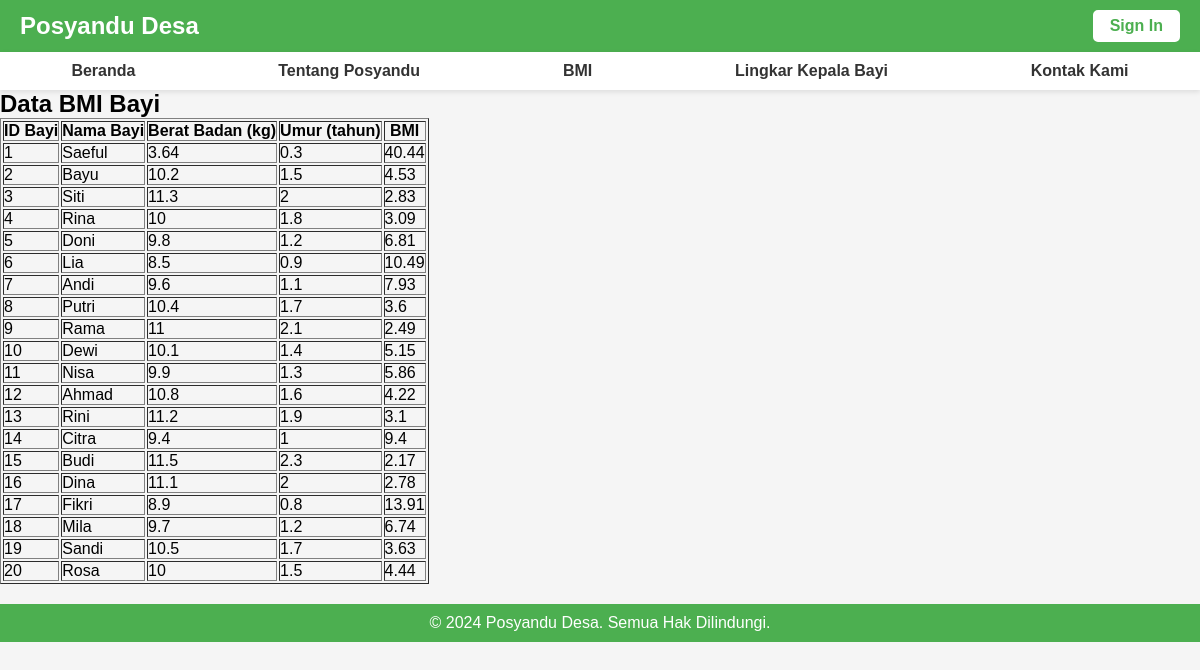
The page /BMI.php (signed in) on the database its author committed.
### tables this page shows
CREATE TABLE IF NOT EXISTS `data_bayi` (
  `id_bayi` int NOT NULL AUTO_INCREMENT,
  `id_warga` int DEFAULT NULL,
  `nama_bayi` varchar(50) DEFAULT NULL,
  `umur` float DEFAULT NULL,
  `linkar_kepala` float DEFAULT NULL,
  `bb` float DEFAULT NULL,
  `kondisi` varchar(50) DEFAULT NULL,
  PRIMARY KEY (`id_bayi`),
  KEY `id_user` (`id_warga`),
  CONSTRAINT `FK_data_bayi_data_warga` FOREIGN KEY (`id_warga`) REFERENCES `data_warga` (`id_warga`)
);

### BMI.php (the view, shortened to what this page needs)
<?php
require 'koneksi.php';
$query = "SELECT id_bayi, nama_bayi, bb, umur, (bb / (umur * umur)) AS BMI FROM `data_bayi`";
$result = mysqli_query($koneksi, $query);
?>
<!DOCTYPE html>
<html lang="id">
<head>
</head>
<body>
    <header>
        <h2>Posyandu Desa</h2>
        <a href="login.php" class="login-button">Sign In</a>
    </header>
    <nav>
        <a href="Dashboard.php">Beranda</a>
        <a href="About.php">Tentang Posyandu</a>
        <a href="BMI.php">BMI</a>
        <a href="LingkarKepala.php">Lingkar Kepala Bayi</a>
        <a href="Contact.php">Kontak Kami</a>
    </nav>
    <section class="content">
        <h1>Data BMI Bayi</h1>
        <table border="1">
            <tr>
                <th>ID Bayi</th>
                <th>Nama Bayi</th>
                <th>Berat Badan (kg)</th>
                <th>Umur (tahun)</th>
                <th>BMI</th>
            </tr>
            <?php while ($row = mysqli_fetch_assoc($result)) : ?>
            <tr>
                <td><?= htmlspecialchars($row['id_bayi']) ?></td>
                <td><?= htmlspecialchars($row['nama_bayi']) ?></td>
                <td><?= htmlspecialchars($row['bb']) ?></td>
                <td><?= htmlspecialchars($row['umur']) ?></td>
                <td><?= round($row['BMI'], 2) ?></td>
            </tr>
            <?php endwhile; ?>
        </table>
    </section>
    <footer>
        &copy; 2024 Posyandu Desa. Semua Hak Dilindungi.
    </footer>
</body>
</html>

### BMI.php (style rules this page uses)
* { margin: 0; padding: 0; box-sizing: border-box; }
body { font-family: Arial, sans-serif; background-color: #f5f5f5; }
header { display: flex; justify-content: space-between; align-items: center; background-color: #4CAF50; color: white; padding: 10px 20px; }
header h2 { margin: 0; }
.login-button { background-color: white; color: #4CAF50; padding: 5px 15px; text-decoration: none; font-weight: bold; border: 2px solid white; border-radius: 5px; transition: background-color 0.3s, color 0.3s; }
nav { display: flex; justify-content: space-around; background-color: #fff; padding: 10px 0; box-shadow: 0px 2px 5px rgba(0, 0, 0, 0.1); }
nav a { text-decoration: none; color: #333; font-weight: bold; }
footer { background-color: #4CAF50; color: white; text-align: center; padding: 10px; margin-top: 20px; }

### rows shown on the page
data_bayi: id_bayi "1", nama_bayi "Saeful", bb "3.64", umur "0.3", BMI "40.44"
data_bayi: id_bayi "2", nama_bayi "Bayu", bb "10.2", umur "1.5", BMI "4.53"
data_bayi: id_bayi "3", nama_bayi "Siti", bb "11.3", umur "2", BMI "2.83"
data_bayi: id_bayi "4", nama_bayi "Rina", bb "10", umur "1.8", BMI "3.09"
data_bayi: id_bayi "5", nama_bayi "Doni", bb "9.8", umur "1.2", BMI "6.81"
data_bayi: id_bayi "6", nama_bayi "Lia", bb "8.5", umur "0.9", BMI "10.49"
data_bayi: id_bayi "7", nama_bayi "Andi", bb "9.6", umur "1.1", BMI "7.93"
data_bayi: id_bayi "8", nama_bayi "Putri", bb "10.4", umur "1.7", BMI "3.6"
data_bayi: id_bayi "9", nama_bayi "Rama", bb "11", umur "2.1", BMI "2.49"
data_bayi: id_bayi "10", nama_bayi "Dewi", bb "10.1", umur "1.4", BMI "5.15"
data_bayi: id_bayi "11", nama_bayi "Nisa", bb "9.9", umur "1.3", BMI "5.86"
data_bayi: id_bayi "12", nama_bayi "Ahmad", bb "10.8", umur "1.6", BMI "4.22"
data_bayi: id_bayi "13", nama_bayi "Rini", bb "11.2", umur "1.9", BMI "3.1"
data_bayi: id_bayi "14", nama_bayi "Citra", bb "9.4", umur "1", BMI "9.4"
data_bayi: id_bayi "15", nama_bayi "Budi", bb "11.5", umur "2.3", BMI "2.17"
data_bayi: id_bayi "16", nama_bayi "Dina", bb "11.1", umur "2", BMI "2.78"
data_bayi: id_bayi "17", nama_bayi "Fikri", bb "8.9", umur "0.8", BMI "13.91"
data_bayi: id_bayi "18", nama_bayi "Mila", bb "9.7", umur "1.2", BMI "6.74"
data_bayi: id_bayi "19", nama_bayi "Sandi", bb "10.5", umur "1.7", BMI "3.63"
data_bayi: id_bayi "20", nama_bayi "Rosa", bb "10", umur "1.5", BMI "4.44"
